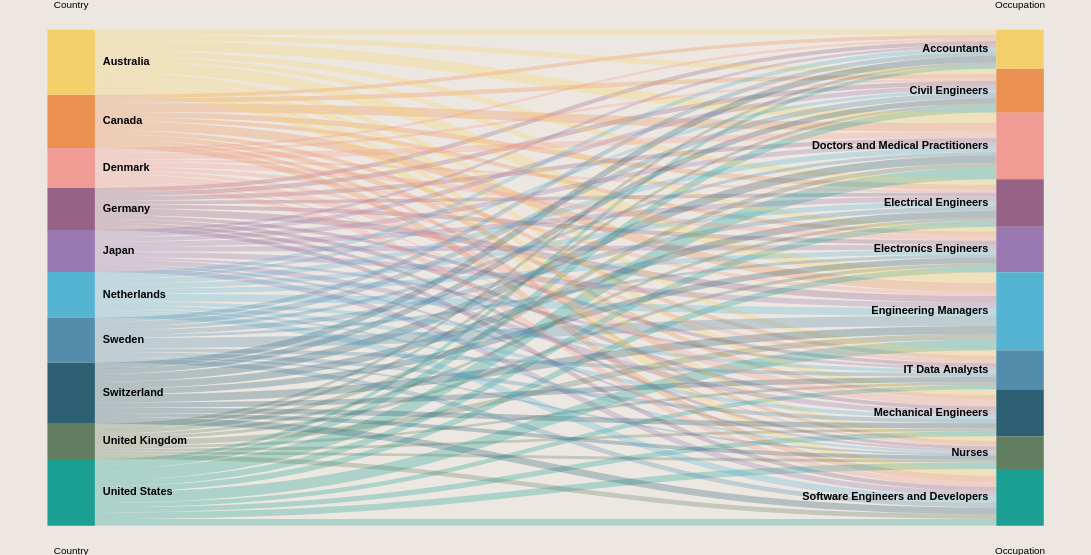

Vega-Lite specification for this chart:
### Vega specification from a JSON file in a GitHub repository (floating-point values rounded to 4 significant figures)
{"$schema": "https://vega.github.io/schema/vega/v3.0.json", "height": 500, "width": 1100, "data": [{"name": "rawData", "values": [{"Country": "Germany", "Occupation": "Software Engineers and Developers", "Count": 73538}, {"Country": "Germany", "Occupation": "Electronics Engineers", "Count": 73678}, {"Country": "Germany", "Occupation": "Mechanical Engineers", "Count": 68558}, {"Country": "Germany", "Occupation": "Nurses", "Count": 54238}, {"Country": "Germany", "Occupation": "Doctors and Medical Practitioners", "Count": 74371}, {"Country": "Germany", "Occupation": "Civil Engineers", "Count": 78416}, {"Country": "Germany", "Occupation": "Electrical Engineers", "Count": 63941}, {"Country": "Germany", "Occupation": "Accountants", "Count": 72633}, {"Country": "Germany", "Occupation": "IT Data Analysts", "Count": 60966}, {"Country": "Germany", "Occupation": "Engineering Managers", "Count": 115561}, {"Country": "Canada", "Occupation": "Software Engineers and Developers", "Count": 103257}, {"Country": "Canada", "Occupation": "Electronics Engineers", "Count": 71004}, {"Country": "Canada", "Occupation": "Mechanical Engineers", "Count": 82025}, {"Country": "Canada", "Occupation": "Nurses", "Count": 59838}, {"Country": "Canada", "Occupation": "Doctors and Medical Practitioners", "Count": 155630}, {"Country": "Canada", "Occupation": "Civil Engineers", "Count": 78114}, {"Country": "Canada", "Occupation": "Electrical Engineers", "Count": 90884}, {"Country": "Canada", "Occupation": "Accountants", "Count": 63280}, {"Country": "Canada", "Occupation": "IT Data Analysts", "Count": 70321}, {"Country": "Canada", "Occupation": "Engineering Managers", "Count": 159588}, {"Country": "United States", "Occupation": "Software Engineers and Developers", "Count": 119007}, {"Country": "United States", "Occupation": "Electronics Engineers", "Count": 100090}, {"Country": "United States", "Occupation": "Mechanical Engineers", "Count": 89856}, {"Country": "United States", "Occupation": "Nurses", "Count": 113228}, {"Country": "United States", "Occupation": "Doctors and Medical Practitioners", "Count": 203094}, {"Country": "United States", "Occupation": "Civil Engineers", "Count": 111666}, {"Country": "United States", "Occupation": "Electrical Engineers", "Count": 105308}, {"Country": "United States", "Occupation": "Accountants", "Count": 62226}, {"Country": "United States", "Occupation": "IT Data Analysts", "Count": 77521}, {"Country": "United States", "Occupation": "Engineering Managers", "Count": 187915}, {"Country": "United Kingdom", "Occupation": "Software Engineers and Developers", "Count": 83059}, {"Country": "United Kingdom", "Occupation": "Electronics Engineers", "Count": 55372}, {"Country": "United Kingdom", "Occupation": "Mechanical Engineers", "Count": 48766}, {"Country": "United Kingdom", "Occupation": "Nurses", "Count": 49414}, {"Country": "United Kingdom", "Occupation": "Doctors and Medical Practitioners", "Count": 78967}, {"Country": "United Kingdom", "Occupation": "Civil Engineers", "Count": 50316}, {"Country": "United Kingdom", "Occupation": "Electrical Engineers", "Count": 52470}, {"Country": "United Kingdom", "Occupation": "Accountants", "Count": 52603}, {"Country": "United Kingdom", "Occupation": "IT Data Analysts", "Count": 46405}, {"Country": "United Kingdom", "Occupation": "Engineering Managers", "Count": 100579}, {"Country": "Australia", "Occupation": "Software Engineers and Developers", "Count": 121850}, {"Country": "Australia", "Occupation": "Electronics Engineers", "Count": 85000}, {"Country": "Australia", "Occupation": "Mechanical Engineers", "Count": 100011}, {"Country": "Australia", "Occupation": "Nurses", "Count": 85000}, {"Country": "Australia", "Occupation": "Doctors and Medical Practitioners", "Count": 180000}, {"Country": "Australia", "Occupation": "Civil Engineers", "Count": 91250}, {"Country": "Australia", "Occupation": "Electrical Engineers", "Count": 97000}, {"Country": "Australia", "Occupation": "Accountants", "Count": 89500}, {"Country": "Australia", "Occupation": "IT Data Analysts", "Count": 96000}, {"Country": "Australia", "Occupation": "Engineering Managers", "Count": 194500}, {"Country": "Japan", "Occupation": "Software Engineers and Developers", "Count": 89000}, {"Country": "Japan", "Occupation": "Electronics Engineers", "Count": 85948}, {"Country": "Japan", "Occupation": "Mechanical Engineers", "Count": 85948}, {"Country": "Japan", "Occupation": "Nurses", "Count": 37084}, {"Country": "Japan", "Occupation": "Doctors and Medical Practitioners", "Count": 80183}, {"Country": "Japan", "Occupation": "Civil Engineers", "Count": 77627}, {"Country": "Japan", "Occupation": "Electrical Engineers", "Count": 90079}, {"Country": "Japan", "Occupation": "Accountants", "Count": 47595}, {"Country": "Japan", "Occupation": "IT Data Analysts", "Count": 47782}, {"Country": "Japan", "Occupation": "Engineering Managers", "Count": 96320}, {"Country": "Switzerland", "Occupation": "Software Engineers and Developers", "Count": 118000}, {"Country": "Switzerland", "Occupation": "Electronics Engineers", "Count": 102749}, {"Country": "Switzerland", "Occupation": "Mechanical Engineers", "Count": 92282}, {"Country": "Switzerland", "Occupation": "Nurses", "Count": 69552}, {"Country": "Switzerland", "Occupation": "Doctors and Medical Practitioners", "Count": 138151}, {"Country": "Switzerland", "Occupation": "Civil Engineers", "Count": 95048}, {"Country": "Switzerland", "Occupation": "Electrical Engineers", "Count": 120000}, {"Country": "Switzerland", "Occupation": "Accountants", "Count": 107000}, {"Country": "Switzerland", "Occupation": "IT Data Analysts", "Count": 92598}, {"Country": "Switzerland", "Occupation": "Engineering Managers", "Count": 138257}, {"Country": "Netherlands", "Occupation": "Software Engineers and Developers", "Count": 112737}, {"Country": "Netherlands", "Occupation": "Electronics Engineers", "Count": 85224}, {"Country": "Netherlands", "Occupation": "Mechanical Engineers", "Count": 67546}, {"Country": "Netherlands", "Occupation": "Nurses", "Count": 40436}, {"Country": "Netherlands", "Occupation": "Doctors and Medical Practitioners", "Count": 92412}, {"Country": "Netherlands", "Occupation": "Civil Engineers", "Count": 51991}, {"Country": "Netherlands", "Occupation": "Electrical Engineers", "Count": 85224}, {"Country": "Netherlands", "Occupation": "Accountants", "Count": 68474}, {"Country": "Netherlands", "Occupation": "IT Data Analysts", "Count": 64263}, {"Country": "Netherlands", "Occupation": "Engineering Managers", "Count": 131220}, {"Country": "Sweden", "Occupation": "Software Engineers and Developers", "Count": 82692}, {"Country": "Sweden", "Occupation": "Electronics Engineers", "Count": 50234}, {"Country": "Sweden", "Occupation": "Mechanical Engineers", "Count": 68095}, {"Country": "Sweden", "Occupation": "Nurses", "Count": 32519}, {"Country": "Sweden", "Occupation": "Doctors and Medical Practitioners", "Count": 56172}, {"Country": "Sweden", "Occupation": "Civil Engineers", "Count": 90758}, {"Country": "Sweden", "Occupation": "Electrical Engineers", "Count": 82308}, {"Country": "Sweden", "Occupation": "Accountants", "Count": 77256}, {"Country": "Sweden", "Occupation": "IT Data Analysts", "Count": 66354}, {"Country": "Sweden", "Occupation": "Engineering Managers", "Count": 180408}, {"Country": "Denmark", "Occupation": "Software Engineers and Developers", "Count": 92064}, {"Country": "Denmark", "Occupation": "Electronics Engineers", "Count": 88039}, {"Country": "Denmark", "Occupation": "Mechanical Engineers", "Count": 120581}, {"Country": "Denmark", "Occupation": "Nurses", "Count": 30491}, {"Country": "Denmark", "Occupation": "Doctors and Medical Practitioners", "Count": 109344}, {"Country": "Denmark", "Occupation": "Civil Engineers", "Count": 42012}, {"Country": "Denmark", "Occupation": "Electrical Engineers", "Count": 45000}, {"Country": "Denmark", "Occupation": "Accountants", "Count": 43125}, {"Country": "Denmark", "Occupation": "IT Data Analysts", "Count": 61683}, {"Country": "Denmark", "Occupation": "Engineering Managers", "Count": 65000}], "transform": [{"type": "formula", "expr": "datum['Country']", "as": "stk1"}, {"type": "formula", "expr": "datum.Occupation", "as": "stk2"}, {"type": "formula", "expr": "datum.Count", "as": "size"}]}, {"name": "nodes", "source": "rawData", "transform": [{"type": "filter", "expr": "!groupSelector || groupSelector.stk1 == datum.stk1 || groupSelector.stk2 == datum.stk2"}, {"type": "formula", "expr": "datum.stk1+datum.stk2", "as": "key"}, {"type": "fold", "fields": ["stk1", "stk2"], "as": ["stack", "grpId"]}, {"type": "formula", "expr": "datum.stack == 'stk1' ? datum.stk1+' '+datum.stk2 : datum.stk2+' '+datum.stk1", "as": "sortField"}, {"type": "stack", "groupby": ["stack"], "sort": {"field": "sortField", "order": "descending"}, "field": "size"}, {"type": "formula", "expr": "(datum.y0+datum.y1)/2", "as": "yc"}]}, {"name": "groups", "source": "nodes", "transform": [{"type": "aggregate", "groupby": ["stack", "grpId"], "fields": ["size"], "ops": ["sum"], "as": ["total"]}, {"type": "stack", "groupby": ["stack"], "sort": {"field": "grpId", "order": "descending"}, "field": "total"}, {"type": "formula", "expr": "scale('y', datum.y0)", "as": "scaledY0"}, {"type": "formula", "expr": "scale('y', datum.y1)", "as": "scaledY1"}, {"type": "formula", "expr": "datum.stack == 'stk1'", "as": "rightLabel"}, {"type": "formula", "expr": "datum.total/domain('y')[1]", "as": "percentage"}]}, {"name": "destinationNodes", "source": "nodes", "transform": [{"type": "filter", "expr": "datum.stack == 'stk2'"}]}, {"name": "edges", "source": "nodes", "transform": [{"type": "filter", "expr": "datum.stack == 'stk1'"}, {"type": "lookup", "from": "destinationNodes", "key": "key", "fields": ["key"], "as": ["target"]}, {"type": "linkpath", "orient": "horizontal", "shape": "diagonal", "sourceY": {"expr": "scale('y', datum.yc)"}, "sourceX": {"expr": "scale('x', 'stk1') + bandwidth('x')"}, "targetY": {"expr": "scale('y', datum.target.yc)"}, "targetX": {"expr": "scale('x', 'stk2')"}}, {"type": "formula", "expr": "range('y')[0]-scale('y', datum.size)", "as": "strokeWidth"}, {"type": "formula", "expr": "datum.size/domain('y')[1]", "as": "percentage"}]}], "scales": [{"name": "x", "type": "band", "range": "width", "domain": ["stk1", "stk2"], "paddingOuter": 0.05, "paddingInner": 0.95}, {"name": "y", "type": "linear", "range": "height", "domain": {"data": "nodes", "field": "y1"}}, {"name": "color", "type": "ordinal", "range": ["#f3cf69", "#ea9051", "#f09b93", "#966386", "#9a78b0", "#56b4d3", "#538dab", "#2d6073", "#617e60", "#1a9f92"], "domain": ["Australia", "Canada", "Denmark", "Germany", "Japan", "Netherlands", "Sweden", "Switzerland", "United Kingdom", "United States", "Accountants", "Civil Engineers", "Doctors and Medical Practitioners", "Electrical Engineers", "Electronics Engineers", "Engineering Managers", "IT Data Analysts", "Mechanical Engineers", "Nurses", "Software Engineers and Developers"]}, {"name": "stackNames", "type": "ordinal", "range": ["Country", "Occupation"], "domain": ["stk1", "stk2"]}], "axes": [{"orient": "bottom", "scale": "x", "domain": false, "ticks": false, "labelPadding": 20, "encode": {"labels": {"update": {"text": {"scale": "stackNames", "field": "value", "fontWeight": "bold", "fontSize": 14}}}}}, {"orient": "top", "scale": "x", "domain": false, "ticks": false, "labelPadding": 20, "encode": {"labels": {"update": {"text": {"scale": "stackNames", "field": "value", "fontWeight": "bold", "fontSize": 14}}}}}, {"orient": "left", "scale": "y", "labels": false, "domain": false, "ticks": false}], "marks": [{"type": "path", "name": "edgeMark", "from": {"data": "edges"}, "clip": true, "encode": {"update": {"stroke": [{"test": "groupSelector && groupSelector.stack=='stk1'", "scale": "color", "field": "stk2"}, {"scale": "color", "field": "stk1"}], "strokeWidth": {"field": "strokeWidth"}, "path": {"field": "path"}, "strokeOpacity": {"signal": "!groupSelector && (groupHover.stk1 == datum.stk1 || groupHover.stk2 == datum.stk2) ? 0.9 : 0.3"}, "zindex": {"signal": "!groupSelector && (groupHover.stk1 == datum.stk1 || groupHover.stk2 == datum.stk2) ? 1 : 0"}, "tooltip": {"signal": "{\"Country\": datum.stk1, \"Occupation\": datum.stk2, \"Average Salary\":format(datum.size, ',.0f')}"}}, "hover": {"strokeOpacity": {"value": 1}}}}, {"type": "rect", "name": "groupMark", "from": {"data": "groups"}, "encode": {"enter": {"fill": {"scale": "color", "field": "grpId"}, "width": {"scale": "x", "band": 1}}, "update": {"x": {"scale": "x", "field": "stack"}, "y": {"field": "scaledY0"}, "y2": {"field": "scaledY1"}, "fillOpacity": {"value": 1}, "tooltip": {"signal": "datum.grpId + ' has average salary of ' + format(datum.total/11, ',.0f')"}}, "hover": {"fillOpacity": {"value": 1}}}}, {"type": "text", "from": {"data": "groups"}, "interactive": false, "encode": {"update": {"x": {"signal": "scale('x', datum.stack) + (datum.rightLabel ? bandwidth('x') + 8 : -8)"}, "yc": {"signal": "(datum.scaledY0 + datum.scaledY1)/2"}, "align": {"signal": "datum.rightLabel ? 'left' : 'right'"}, "baseline": {"value": "middle"}, "fontWeight": {"value": "bold"}, "text": {"signal": "abs(datum.scaledY0-datum.scaledY1) > 13 ? datum.grpId : ''"}}}}, {"type": "group", "data": [{"name": "dataForShowAll", "values": [{}], "transform": [{"type": "filter", "expr": "groupSelector"}]}], "encode": {"enter": {"xc": {"signal": "width/2"}, "y": {"value": 30}, "width": {"value": 80}, "height": {"value": 30}}}, "marks": [{"type": "group", "name": "groupReset", "from": {"data": "dataForShowAll"}, "encode": {"enter": {"cornerRadius": {"value": 6}, "fill": {"value": "#f5f5f5"}, "stroke": {"value": "#c1c1c1"}, "strokeWidth": {"value": 2}, "height": {"field": {"group": "height"}}, "width": {"field": {"group": "width"}}}, "update": {"opacity": {"value": 1}}, "hover": {"opacity": {"value": 1}}}, "marks": [{"type": "text", "interactive": false, "encode": {"enter": {"xc": {"field": {"group": "width"}, "mult": 0.5}, "yc": {"field": {"group": "height"}, "mult": 0.5, "offset": 2}, "align": {"value": "center"}, "baseline": {"value": "middle"}, "fontWeight": {"value": "bold"}, "text": {"value": "Show All"}}}}]}]}], "signals": [{"name": "groupHover", "value": {}, "on": [{"events": "@groupMark:mouseover", "update": "{stk1:datum.stack=='stk1' && datum.grpId, stk2:datum.stack=='stk2' && datum.grpId}"}, {"events": "mouseout", "update": "{}"}]}, {"name": "groupSelector", "value": false, "on": [{"events": "@groupMark:click!", "update": "{stack:datum.stack, stk1:datum.stack=='stk1' && datum.grpId, stk2:datum.stack=='stk2' && datum.grpId}"}, {"events": [{"type": "click", "markname": "groupReset"}, {"type": "dblclick"}], "update": "false"}]}], "config": {"view": {"stroke": null}, "background": "#ede7e2"}}
